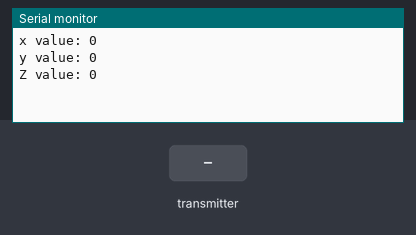
A sketch run on a simulated ESP8266 (NodeMCU). Parts: the last lines printed to the serial monitor. The test bench sets the inputs (shaded band). WiFi joins after 1.5 s; servers stay silent unless stated.

Above: at 1.2 s.
1.3 s: the transmitter starts sending id = 0
At 1.61 s:
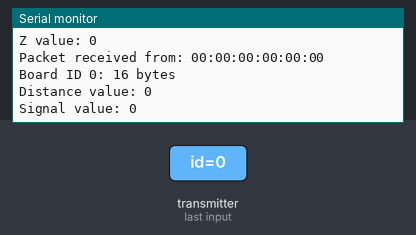
2.8 s: the transmitter starts sending x = 256
4.3 s: the transmitter starts sending y = 256
At 4.61 s:
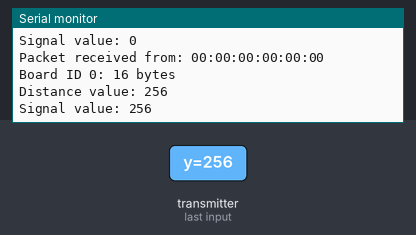
5.8 s: the transmitter starts sending Chip_Temp = 25
7.3 s: the transmitter starts sending id = 1
8.8 s: the transmitter starts sending x = 512
Timing chart, 0 to 11.3 s (numbered marks = the images above; inputs shaded):
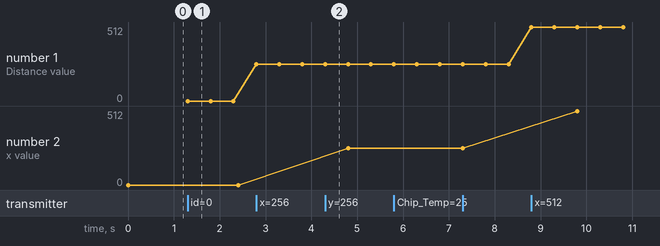

The sketch:

Rec_Many_to_One.ino
```cpp
// (licence header left out)
// REPLACE WITH RECEIVER MAC Address
//uint8_t broadcastAddress1[] = {0xA0, 0x20, 0xA6, 0x2A, 0x4A, 0x9B};
//uint8_t broadcastAddress2[] = {0xBC, 0xDD, 0xC2, 0x46, 0x1D, 0xCD};

#include<ESP8266WiFi.h>
#include<espnow.h>

#include<BlynkSimpleEsp8266.h>


char auth[] = "m-B81niVl9VdiglxK-h8flNefcRd_B8-";

char ssid[] = "Mohamed HUAWEI P9";
char pass[] = "asd@12345";


///////////////////////////////////////////////

unsigned char Flag = 0;
///////////////////////////////////////////////

///////////////////////////////////
WidgetLCD WLCD(V0);

WidgetLED led1(V1); //register to virtual pin 1
///////////////////////////////////


// Structure example to receive data
// Must match the sender structuretypedef struct struct_message {
typedef struct struct_message {
    int id;
    int x;
    int y;
    int Chip_Temp;
} struct_message;
// Create a struct_message called myData
struct_message myData;

// Create a structure to hold the readings from each board
struct_message board1;
struct_message board2;

// Create an array with all the structures
struct_message boardsStruct[2] = {board1, board2};

// Callback function that will be executed when data is received
void OnDataRecv(uint8_t * mac_addr, uint8_t *incomingData, uint8_t len)
{
  char macStr[18];
  Serial.print("Packet received from: ");
  snprintf(macStr, sizeof(macStr), "%02x:%02x:%02x:%02x:%02x:%02x",
           mac_addr[0], mac_addr[1], mac_addr[2], mac_addr[3], mac_addr[4], mac_addr[5]);
  Serial.println(macStr);
  memcpy(&myData, incomingData, sizeof(myData));
  Serial.printf("Board ID %u: %u bytes\n", myData.id, len);
  // Update the structures with the new incoming data
  boardsStruct[myData.id-1].x = myData.x;
  boardsStruct[myData.id-1].y = myData.y;
  boardsStruct[myData.id-1].Chip_Temp = myData.Chip_Temp;
  Serial.printf("Distance value: %d \n", boardsStruct[myData.id-1].x);
  Serial.printf("Signal value: %d \n", boardsStruct[myData.id-1].y);
  //Serial.printf("Chip_Temp value: %d \n", boardsStruct[myData.id-1].Chip_Temp);
  Serial.println();

  Flag = 0; //This flag for confirm that the recieved value is new not the old one
}

void setup() {
  // Initialize Serial Monitor
  Serial.begin(115200);

  // Set device as a Wi-Fi Station
  WiFi.mode(WIFI_AP_STA);
  WiFi.disconnect();

  // Init ESP-NOW
  if (esp_now_init() != 0) {
    Serial.println("Error initializing ESP-NOW");
    return;
  }

  // Once ESPNow is successfully Init, we will register for recv CB to
  // get recv packer info
  esp_now_set_self_role(ESP_NOW_ROLE_SLAVE);
  esp_now_register_recv_cb(OnDataRecv);
}

void loop(){
  // Access the variables for each board
  //int board1X = boardsStruct[0].x;
  //int board1Y = boardsStruct[0].y;
  int board2X = boardsStruct[myData.id-1].x;
  int board2Y = boardsStruct[myData.id-1].y;
  int board2Z = boardsStruct[myData.id-1].Chip_Temp;


    if( Flag == 0 )//Anded with flag to prevent repetition
    {
      //Debugging
      Serial.printf("x value: %d \n", board2X);
      Serial.printf("y value: %d \n", board2Y);
      Serial.printf("Z value: %d \n", board2Z);
      Serial.println();

      //Blynk.begin(auth, ssid, pass);
      Blynk.config(auth);
      Blynk.connectWiFi(ssid, pass);
      Blynk.connect();
      Blynk.run();

      led1.on();
      WLCD.clear();

      WLCD.print(0 , 0, board2X);
      WLCD.print(4 , 0, "Cm");
     // WLCD.print(6 , 0, board2Z);

      delay(300);
      led1.off();

      Flag++;
      WiFi.disconnect();
      WiFi.mode(WIFI_AP_STA);
      WiFi.disconnect();
      delay(300);
      while (esp_now_init() != 0)
      {
        Serial.println("Error initializing ESP-NOW in main loop");
        return;
      }

    }


}
```

Measured:
- after the input at 1.3 s, the serial monitor: prints a new line at once (image 1)
- after the input at 4.3 s, the serial monitor: prints a new line at once (image 2)
- plotted number 1: 0 → 256 after the input at 2.8 s, 256 → 512 after the input at 8.8 s
- plotted number 2: 256 → 512 after the input at 8.8 s
